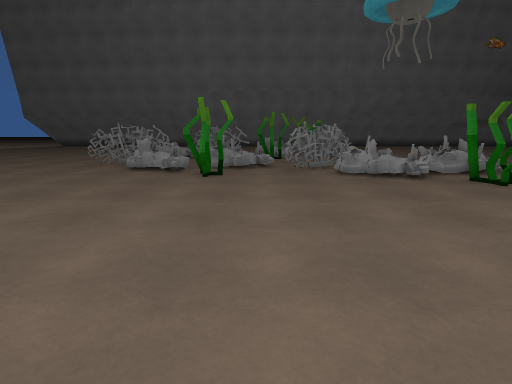
view 1 (above)

16 first-person views from a walk through a scene from a Unity 3-D project. The camera is 1.3 m above the floor, tilts 10° down and sees 75° across. The floor is counted in squares, 1 m on a side. Each view is taken from the middle of a square. On the plan, view 1 faces up. The plan holds only what a view shows up to about 14 squares ahead; the rest is blank. The place goes on beyond the plan.

view 2
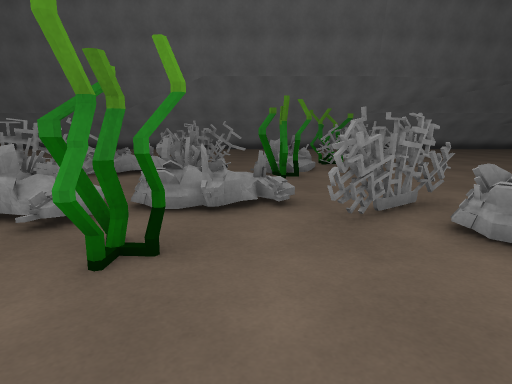

view 3
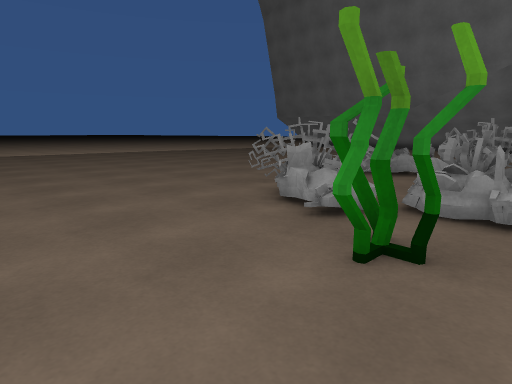

view 4
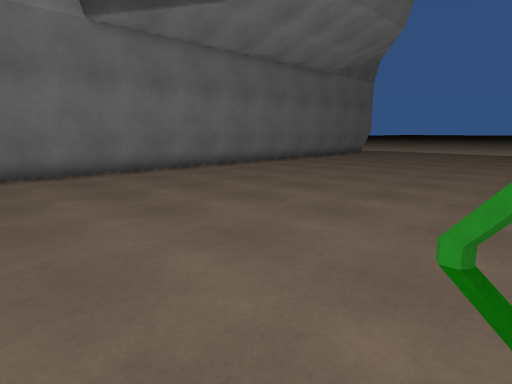

view 5
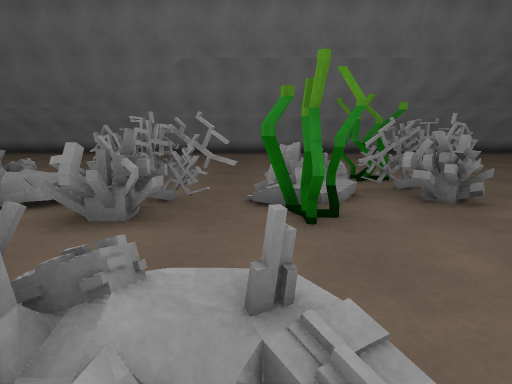

view 6
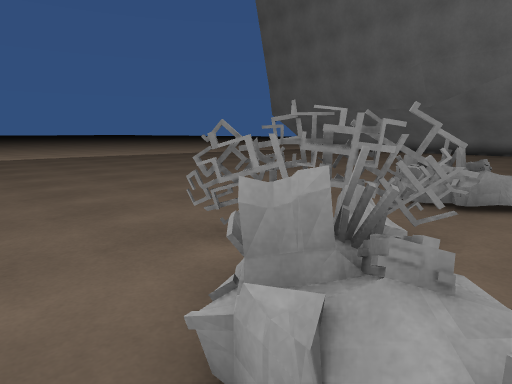

view 7
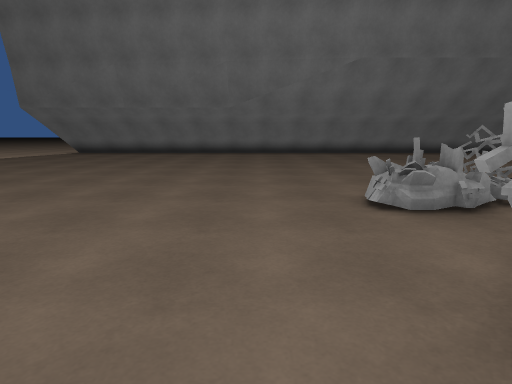

view 8
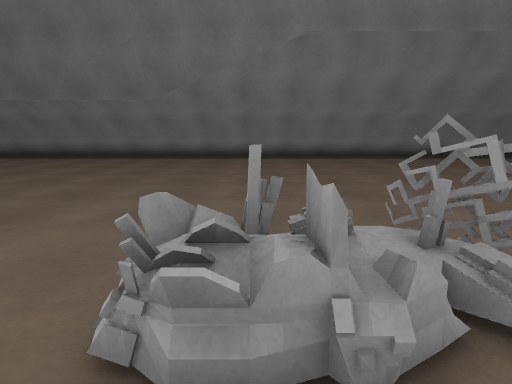

view 9
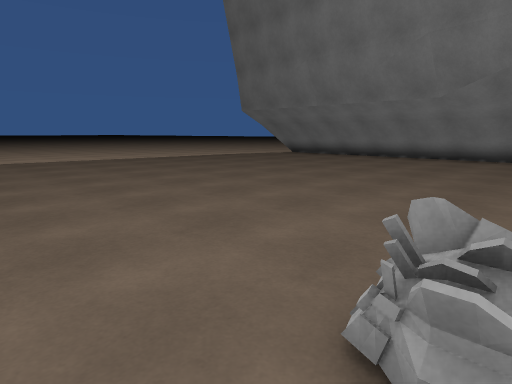

view 10
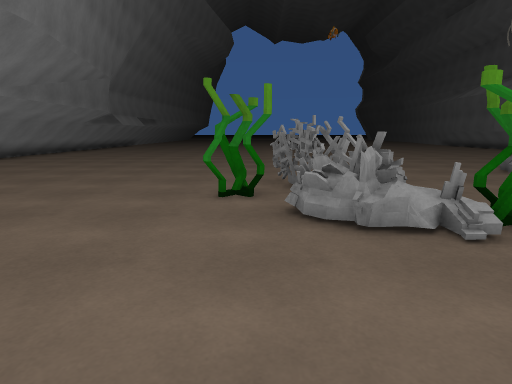

view 11
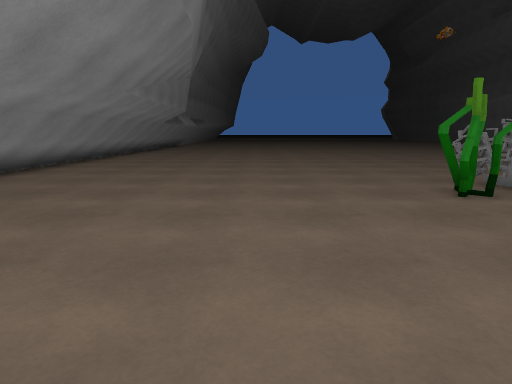

view 12
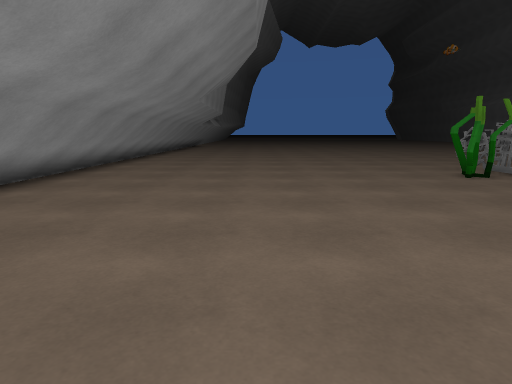

view 13
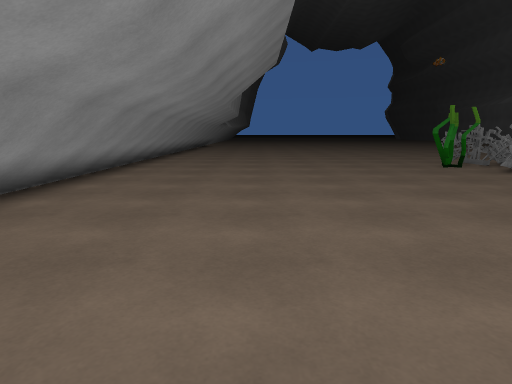

view 14
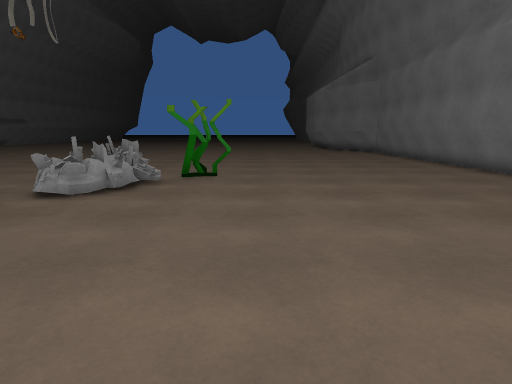

view 15
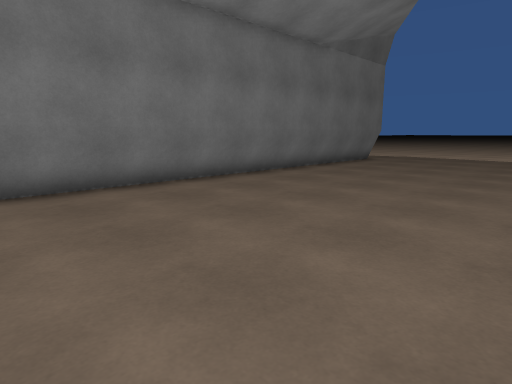

view 16
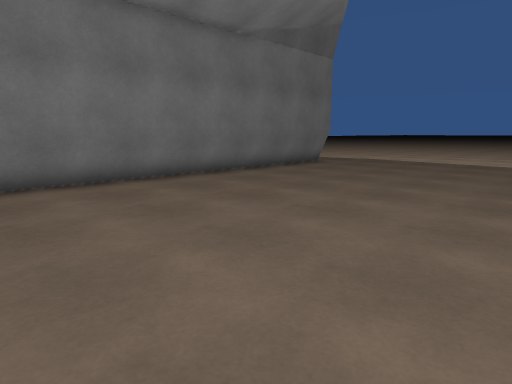

### Floor plan
Key: @ floor where view 1 was taken; # wall or solid block; . floor; / step, stairs or slope; = window, fence, low wall or low ledge; F fan; O other object.
Columns run from 20 left of view 1 to 10 right of it. Each row starts with its distance up from view 1.
 34                 ###############
 33             ###################
 32             ...................
 31            ....................
 30      ..........................
 29      ..........................
 28       .........................
 27       .........................
 26   .............................
 25   .............................
 24    ............................
 23    ............................
 22   .....................OO......
 21  ......................O.......
 20 .....................=FFFF.....
 19 .............../FFF.==FFO......
 18 ..............===OFFFO.OO...
 17     .............OO.OOO.....
 16    .............F....O........
 15   ............FFF.............
 14  ............FFF=.=//...F......
 13  ..............==/==/.FFF......
 12       ..........=/...FF#..==O..
 11      .............OO...==.==...
 10     ...............O....=O.....
  9     ......................OO..
  8     ......................O....
  7  ..............................
  6 ...............................
  5 ...............................
  4 ...............................
  3 ...............................
  2 ...............................
  1 ....................   ........
  0  ...................@    ......
 -1 ####################      #####

Positions as (right, up) in squares from view 1, and headings:
1: (0, 0), facing up
2: (0, 7), facing up
3: (0, 7), facing up-left
4: (0, 10), facing down-left
5: (0, 12), facing up
6: (-3, 11), facing up-left
7: (-8, 12), facing up
8: (-5, 16), facing up
9: (-5, 16), facing up-left
10: (-4, 21), facing right
11: (-4, 26), facing right
12: (-7, 28), facing right
13: (-10, 29), facing right
14: (-4, 7), facing right
15: (-5, 7), facing down-left
16: (-8, 8), facing down-left
